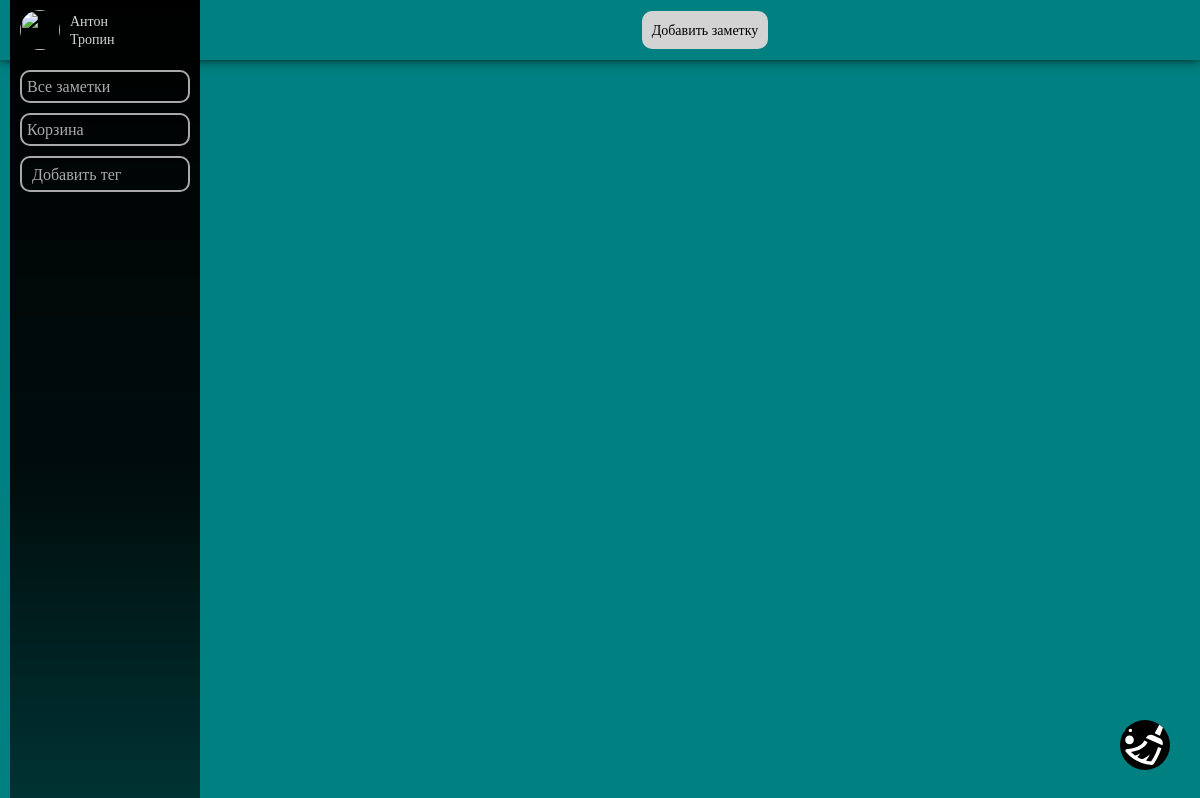
The page /trashCan (signed in) on the database as committed earlier.
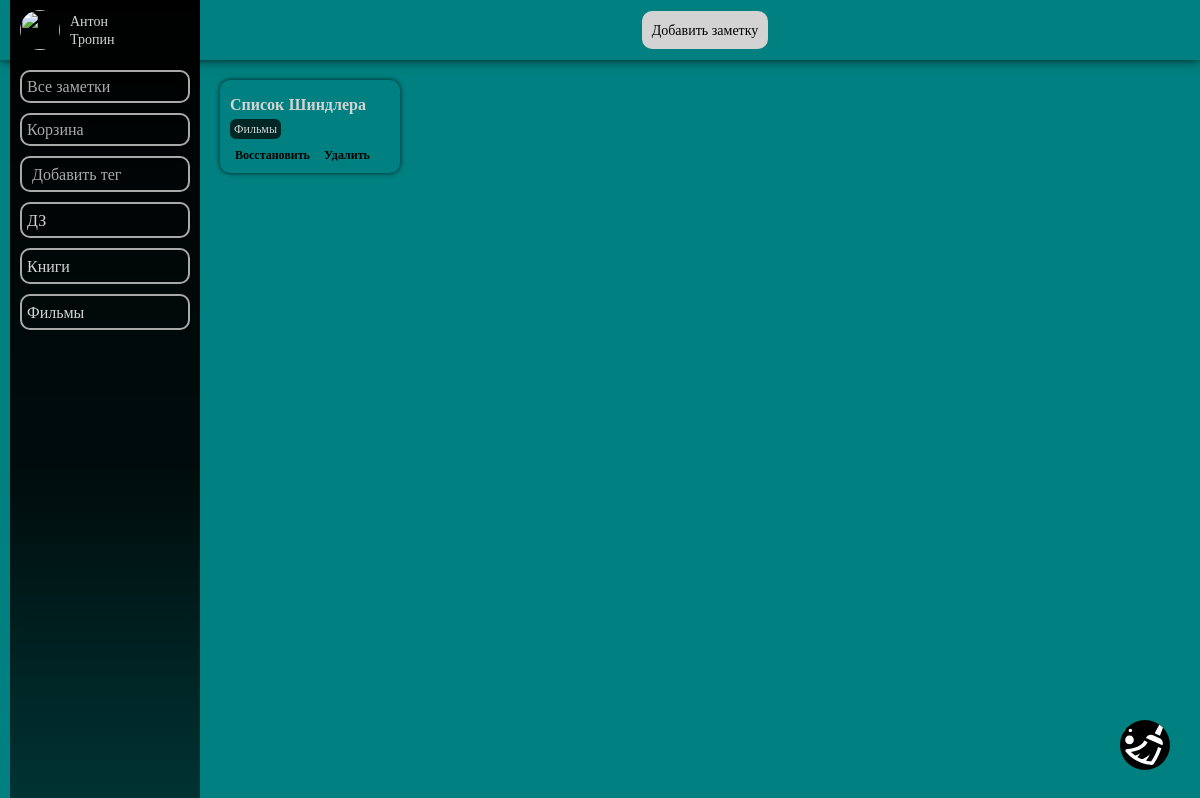
The same page on the database as committed later.
### DiarySiteApp/models.py (models this page shows, shortened)
class Tag(models.Model):
    account = models.ForeignKey(Account, on_delete=models.CASCADE)
    title = models.CharField('название тега', max_length=30, unique=True)
    def __str__(self):
        return self.title
    class Meta:
        verbose_name = 'Тег'
        verbose_name_plural = 'Теги'
        abstract = False

class Note(models.Model):
    account = models.ForeignKey(Account, on_delete=models.CASCADE)
    title = models.CharField('название заметки', max_length=30, null=True, blank=True)
    description = models.TextField('описание заметки', null=True, blank=True)
    planned_date = models.DateTimeField('запланированная дата', null=True, blank=True)
    on_repeat = models.BooleanField('повторяется')
    to_remind = models.BooleanField('напоминание')
    remind_date = models.DateTimeField('дата напоминания', null=True, blank=True)
    on_delete = models.BooleanField('удалено', default=False)
    delete_date = models.DateField('дата удаления', null=True, blank=True, editable=False)
    tag = models.ManyToManyField(Tag, blank=True)
    class Meta:
        verbose_name = 'Заметка'
        verbose_name_plural = 'Заметки'
        abstract = False
    @property
    def tags(self):
        return Tag.objects.filter(note = self)

### DiarySiteApp/views.py (the view)
# urls.py: re_path('trashCan', views.trashCanView, name = 'trashCan'),
def trashCanView(request):
    user = User.objects.get(pk = request.user.pk)
    tags = user.account.tags
    notes = Note.objects.filter(
    account = user.account
    ).filter(
    on_delete = True
    )
    photo = user.account.photo
    context ={
        'tags' : tags,
        'notes' : notes,
        'photo' : photo,
        'title' : 'Корзина'
    }
    return render(request, 'DiarySiteApp/trashCan.html', context)

### DiarySiteApp/models.py (called while the page is built)
    @property
    def tags(self):
        return Tag.objects.filter(account = self)

### DiarySiteApp/templates/DiarySiteApp/trashCan.html (shortened to what this page needs)
{% extends 'DiarySiteApp/notesOutput.html' %}
{% load static %}
{% block notes %}
    <div class="notes_container">
        {% for note in notes %}
            <div class="card">
                {% if note.title %}
                    <div class="cardName">{{note.title}}</div>
                {% endif %}
                {% if note.tags%}
                    <div class="cardTags">
                        {% for tag in tags %}
                            {% if tag in note.tags %}
                                <div class="tag">{{tag}}</div>
                            {% endif %}
                        {% endfor %}
                    </div>
                {% endif %}
                <a href="restoreNote/{{note.id}}" class="cardManipulationButton">Восстановить</a>
                <a href="delete/{{note.id}}" id="delete" class="cardManipulationButton">Удалить</a>
            </div>
        {% endfor %}
    </div>
    <a href="clearTrashCan" class="clearTrashCanButton">
        <img src="{% static 'svg/clearTrashCan.svg' %}">
    </a>
{% endblock %}

### DiarySiteApp/templates/DiarySiteApp/notesOutput.html (shortened to what this page needs)
{% extends 'DiarySiteApp/base.html' %}
{% load static %}
{% block content %}
    {% if request.user.is_authenticated %}
        <header>
            <div class="header_content class">
                <a href="{% url 'noteform' 'add' %}" class="control_button">Добавить заметку</a>
            </div>
        </header>
        <div class="menu">
            <div class="profile">
                {% if user.socialaccount_set.all.0.get_avatar_url %}
                        <img class="avatar" src='{{ user.socialaccount_set.all.0.get_avatar_url }}'>
                {% else %}
                        {%if photo %}
                                <div>{{photo}}</div>
                        {%else%}
                                <img class="avatar" src='https://iupac.org/wp-content/uploads/2018/05/default-avatar.png'>
                        {% endif %}
                {% endif %}
                <a href="accounts/logout" title="Нажмите, чтобы выйти из аккаунта">
                    <div class="personal_information">
                            {% if user.first_name %}
                                <p>{{user.first_name}}</p>
                                <p>{{user.last_name}}</p>
                            {% else %}
                                <p>{{user}}</p>
                            {% endif %}
                    </div>
                </a>
            </div>
            <div class="tags_container" id="tags_container">
                <a href="{% url 'main' %}"><div class="tag_button">Все заметки</div></a>
                <a href="{% url 'trashCan' %}"><div class="tag_button">Корзина</div></a>
                <form method="POST" class="add_tag_form" id="tag_creation_form" data-url="{% url 'addTag' %}">
                    <input type="text" name="tag_title_input" autocomplete="off" class="input tag_title_input" placeholder="Добавить тег" required>
                    <button type="submit" class="save_tag_button"></button>
                </form>
                {% for tag in tags%}
                    <div class="custom_tag_button">
                        <a href="{% url 'notesByTag' tag.id %}"><div>{{tag.title}}</div></a>
                        <a href="{% url 'deleteTag' tag.id %}" class="delete_tag_button"></a>
                    </div>
                {% endfor %}
            </div>
        </div>
        {% block notes %}{% endblock %}
    {% endif %}
{% endblock %}

### DiarySiteApp/templates/DiarySiteApp/base.html (shortened to what this page needs)
<!DOCTYPE html>
{% load static %}
{% load account %}
{% load account socialaccount %}
<html lang="ru">
<head>
    <link rel="stylesheet" href="{% static 'css/style.css' %}">
</head>
<body>
    {% block content %}{% endblock %}
</body>
</html>

### DiarySiteApp/static/css/style.css (style rules this page uses)
* { margin: 0; padding: 0; box-sizing: border-box; color: lightgrey; font-family: Montserrat; text-decoration: none; transition: 0.2s; }
header { width: 100%; height: 60px; box-shadow: 0 0 10px rgba(0, 0, 0, 0.8); position: fixed; background-color: teal; z-index: 1; }
body { background-color: teal; }
.header_content { height: 100%; margin-left: 210px; display: grid; grid-template-columns: 1fr 3fr 1fr; align-items: center; justify-items: center; }
.clearTrashCanButton { width: 40px; height: 40px; background-color: black; border-radius: 50px; border: none; cursor: pointer; display: flex; justify-content: center; align-items: center; overflow: hidden; position: fixed; right: 0; bottom: 0; margin-right: 30px; margin-bottom: 30px; width: 50px; height: 50px; display: block; }
.control_button { background-color: lightgrey; padding: 10px; border: none; border-radius: 10px; color: black; font-size: 14px; cursor: pointer; }
.header_content .control_button { grid-column: 2; }
.profile { display: flex; width: 100%; height: 60px; background: none; align-items: center; }
.avatar { display: inline-block; width: 40px; height: 40px; border-radius: 40px; margin: 10px; }
.personal_information { display: inline-block; font-size: 14px; }
.menu { z-index: 2; position: fixed; height: 100%; width: 190px; margin-left: 10px; background: linear-gradient(180deg, black 0%, rgba(0, 0, 0, 0.9) 60%, rgba(0, 0, 0, 0.6) 100%); z-index: 2; }
.tags_container { display: inline-block; width: 100%; padding: 0 10px; }
.add_tag_form { display: grid; grid-template-columns: 7fr 1fr; align-items: center; justify-items: center; padding-left: 5px; border: 2px solid darkgrey; border-radius: 10px; }
.save_tag_button { width: 40px; height: 40px; background-color: black; border-radius: 50px; border: none; cursor: pointer; display: flex; justify-content: center; align-items: center; overflow: hidden; background-color: transparent; display: block; width: 28px; height: 28px; margin: 2px; }
.add_tag_form .tag_title_input { display: inline-block; margin: 0; font-size: 16px; background-color: transparent; border: none; color: white; }
.add_tag_form .tag_title_input::placeholder { color: darkgrey; }
.tag_button { width: 100%; margin: 10px 0; border: 2px solid darkgrey; color: darkgrey; border-radius: 10px; padding: 5px; font-size: 16px; }
.custom_tag_button { display: grid; grid-template-columns: 7fr 1fr; align-items: center; justify-content: center; padding: 0px; font-size: 16px; color: darkgrey; font-weight: 300; border: 2px solid darkgrey; border-radius: 10px; padding-left: 5px; margin: 10px 0; }
.delete_tag_button { width: 40px; height: 40px; background-color: black; border-radius: 50px; border: none; cursor: pointer; display: flex; justify-content: center; align-items: center; overflow: hidden; width: 28px; height: 28px; margin: 2px; display: block; z-index: 5; background-color: transparent; }
.notes_container { padding: 80px 20px; margin-left: 200px; columns: 5; column-gap: 15px; }
.notes_container .card { border-radius: 10px; box-shadow: 0 0 5px rgba(0, 0, 0, 0.8); margin: 10px; padding: 5px; font-size: 16px; width: 100%; break-inside: avoid; padding: 10px; margin: 0 0 15px; overflow: hidden; max-width: 380px; display: inline-block; transform: translateZ(0); }
.cardName { font-weight: bold; display: block; margin: 5px 0; }
.cardTags { display: flex; flex-wrap: wrap; font-size: 12px; margin-right: 5px; color: black; }
.cardTags .tag { margin-right: 5px; margin-bottom: 5px; padding: 2px 4px; background-color: rgba(0, 0, 0, 0.7); border-radius: 6px; }
.cardManipulationButton { font-size: 12px; font-weight: bold; color: black; padding: 2px 5px; border-radius: 5px; }
.input { width: 100%; border: none; font-size: 24px; border-radius: 10px; color: dimgrey; padding: 5px; display: inline; margin: 10px 0; }

Rows that differ between the two databases and show on the page:
added Tag: title "ДЗ"
added Tag: title "Книги"
added Tag: title "Фильмы"
added Note: title "Список Шиндлера"
